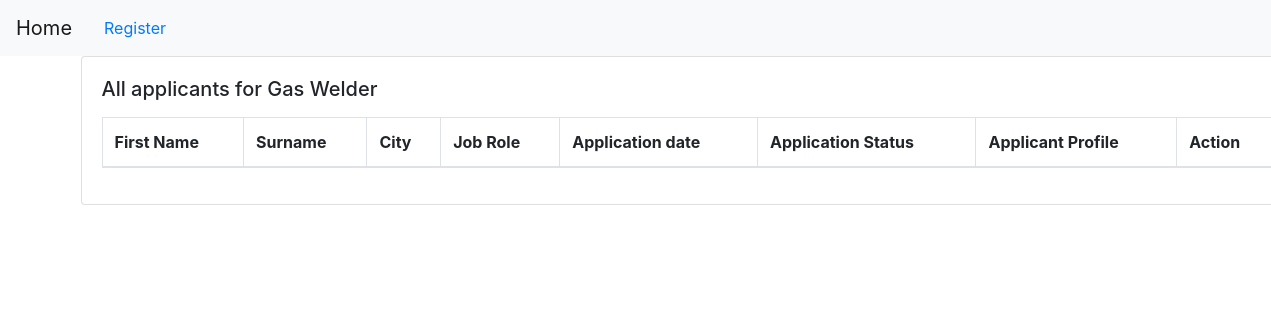
/job/applicants/4/, run on an earlier commit of the app's database.
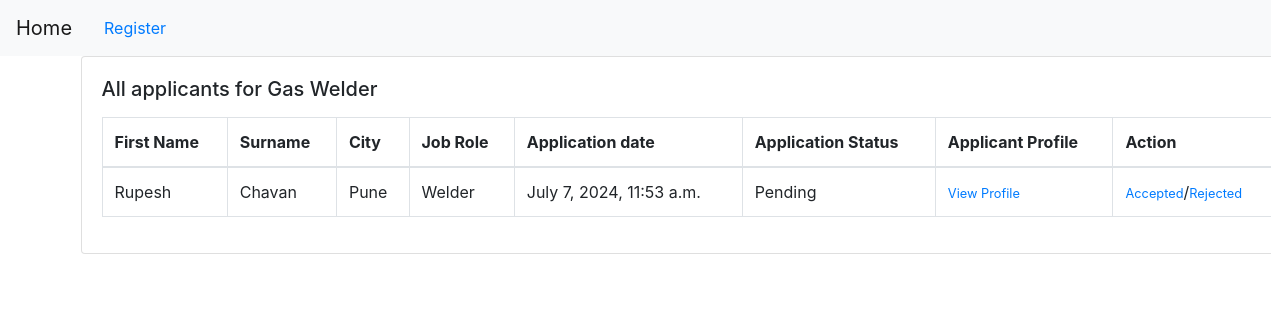
And on a later commit of the database.
### job/models.py (models this page shows, shortened)
class Applyjobs(models.Model):
    status_choices=(
        ('Accepted','Accepted'),
        ('Declined','Declined'),
        ('Pending','Pending'),
    )
    user=models.ForeignKey(User,on_delete=models.CASCADE)
    job=models.ForeignKey(Job,on_delete=models.CASCADE)
    timestamp=models.DateTimeField()
    status=models.CharField(max_length=20 ,choices=status_choices)
    remarks=models.CharField(max_length=200,blank=True,null=True)

### users/models.py (models this page shows)
class User(AbstractUser):
    email = models.EmailField(unique=True)
    is_recruiter = models.BooleanField(default=False)
    is_applicant = models.BooleanField(default=False)
    has_resume = models.BooleanField(default=False)
    has_company = models.BooleanField(default=False)

### resume/models.py (models this page shows, shortened)
class Resume(models.Model):
    user=models.OneToOneField(settings.AUTH_USER_MODEL, on_delete=models.CASCADE)
    first_name=models.CharField(max_length=100,null=True,blank=True)
    surname=models.CharField(max_length=100,null=True,blank=True)
    location=models.ForeignKey(City,on_delete=models.CASCADE, null=True,blank=True)
    job_title=models.CharField(max_length=100,null=True,blank=True)
    cert_type=models.CharField(max_length=200,blank=True)
    welding_type=models.CharField(max_length=200,blank=True)
    cert_upload=models.ImageField(upload_to="",blank=True)
    current_company=models.CharField(max_length=100,null=True,blank=True)
    experience=models.PositiveIntegerField(null=True,blank=True)
    profile_photo=models.ImageField(upload_to="",blank=True)

### company/models.py (models this page shows)
class City(models.Model):
    name = models.CharField(max_length=100)
    state = models.ForeignKey(State, on_delete=models.CASCADE)
    def __str__(self):
        return self.name if self.name else "Unnamed State"

### job/views.py (the view)
# urls.py: path('applicants/<int:pk>/',views.all_applicants,name='applicants'),
def all_applicants(request,pk):
    job=Job.objects.get(pk=pk)
    applications=job.applyjobs_set.all()
    context={
        'job':job,
        'applications':applications
    }
    return render(request,'job/applicants.html',context)

### templates/job/applicants.html
{% extends "base.html" %}
{% load static %}
{%load widget_tweaks%}
{% block body %}
<div class="card mx-auto" style="width: 76rem;">
    <div class="card-body">
        <h5 class="card-title mb-3">All applicants for {{job.title}}</h5>
        <table class="table table-bordered">
            <thead>
                <tr>
                    <th scope="col">First Name</th>
                    <th scope="col">Surname</th>
                    <th scope="col">City</th>
                    <th scope="col">Job Role</th>
                    <th scope="col">Application date</th>
                    <th scope="col">Application Status</th>
                    <th scope="col">Applicant Profile</th>
                    <th scope="col">Action</th>
                </tr>
            </thead>
            <tbody>
                {% for app in applications %}
                <tr>
                    <td>{{app.user.resume.first_name}}</td>
                    <td>{{app.user.resume.surname}}</td>
                    <td>{{app.user.resume.location}}</td>
                    <td>{{app.user.resume.job_title}}</td>
                    <td>{{app.timestamp}}</td>
                    <td>{{app.status}}</td>
                    <td><a href="{% url 'applicant-profile' app.id %}"><small>View Profile</small></a></td>
                    <td><a href="{% url 'accepted' app.id %}"><small>Accepted</small></a>/<a href="{% url 'declined' app.id %}"><small>Rejected</small></a></td>
                </tr>
                {% endfor %}
            </tbody>
        </table>
    </div>
</div>
{% endblock body%}

What changed in the data, as far as the page shows it:
added Applyjobs: user.resume.first_name "Rupesh", user.resume.surname "Chavan", user.resume.location "Pune", user.resume.job_title "Welder", timestamp "July 7, 2024, 11:53 a.m.", status "Pending"
